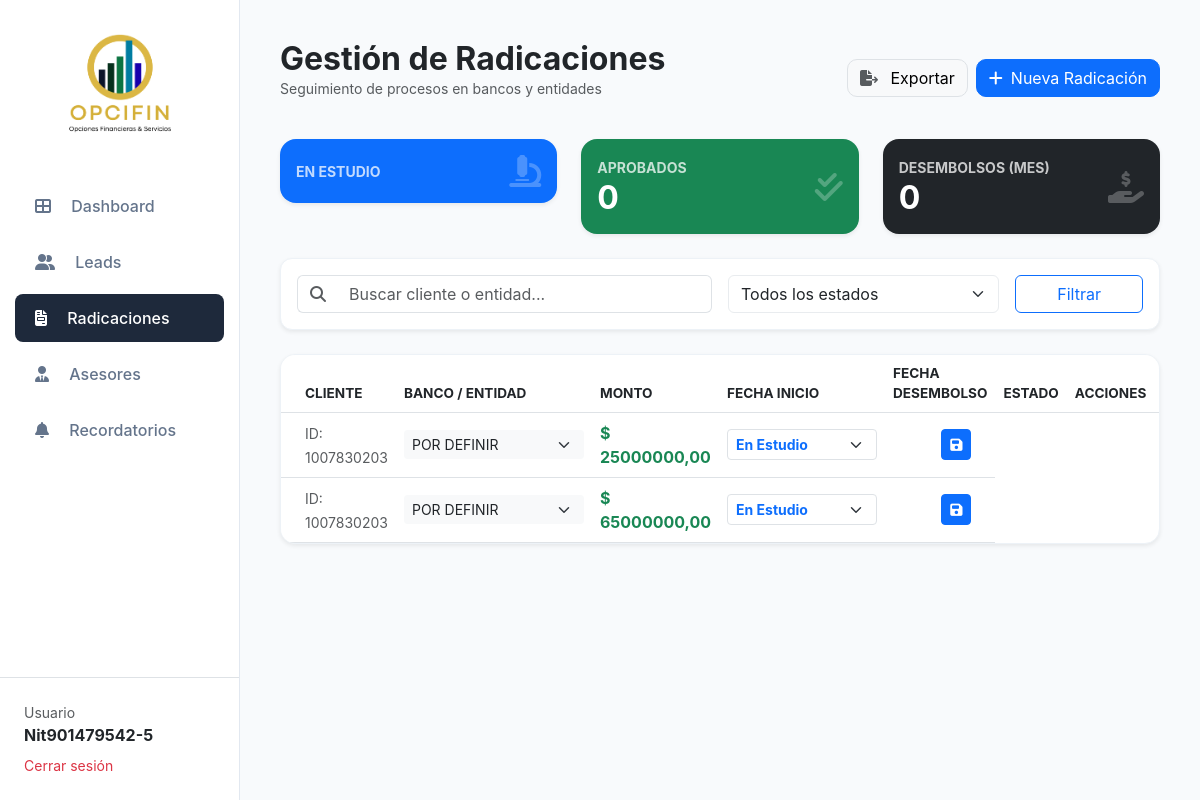
Screenshot of /dashboard/radicaciones/ (signed in) with the database file from the repository.
### gestion_financiera/models.py (models this page shows, shortened)
class Radicacion(models.Model):
    ESTADO_PROCESO_CHOICES = [
        ('DOCUMENTACION', 'Documentación'),
        ('RADICADO', 'Radicado'),
        ('ESTUDIO', 'En Estudio'),
        ('APROBADO', 'Aprobado'),
        ('DESEMBOLSADO', 'Desembolsado'),
        ('RECHAZADO', 'Rechazado'),
        ('DEVUELTO', 'Devuelto'),
    ]
    cliente = models.ForeignKey(Cliente, on_delete=models.CASCADE, related_name='radicaciones')
    entidad = models.ForeignKey(EntidadConvenio, on_delete=models.SET_NULL, null=True, blank=True)
    monto_solicitado = models.DecimalField(max_digits=12, decimal_places=2, default=0)
    monto_desembolsado = models.DecimalField(max_digits=12, decimal_places=2, default=0, blank=True)
    asesor_asignado = models.ForeignKey(User, on_delete=models.SET_NULL, null=True, related_name='radicaciones_gestion')
    estado_proceso = models.CharField(max_length=20, choices=ESTADO_PROCESO_CHOICES, default='DOCUMENTACION')
    fecha_inicio = models.DateTimeField(auto_now_add=True)
    fecha_desembolso = models.DateField(null=True, blank=True)
    diagnostico_riesgo = models.TextField(blank=True)

class Cliente(models.Model):
    PERFIL_CHOICES = [
        ('PENSIONADO', 'Pensionado'),
        ('DOCENTE', 'Docente'),
        ('FUERZA_PUBLICA', 'Fuerza Pública'),
        ('PUBLICO', 'Empleado Público'),
        ('PRIVADO', 'Empleado Privado'),
        ('OTRO', 'Otro / Independiente')
    ]
    nombre = models.CharField(max_length=200)
    documento_identidad = models.CharField(max_length=50, unique=True)
    email = models.EmailField(verbose_name="Correo Electrónico", null=True, blank=True)
    telefono = models.CharField(max_length=15, verbose_name="Número de Teléfono", null=True, blank=False)
    perfil_laboral = models.CharField(max_length=20, choices=PERFIL_CHOICES)
    score_datacredito = models.IntegerField(default=0)
    tiene_embargos = models.BooleanField(default=False)
    tiene_reportes_negativos = models.BooleanField(default=False)
    agente_asignado = models.ForeignKey(User, on_delete=models.SET_NULL, null=True, blank=True, related_name='clientes_gestion')
    fecha_creacion = models.DateTimeField(auto_now_add=True)

### gestion_financiera/views.py (the view)
# urls.py: path('dashboard/radicaciones/', views.radicaciones_list, name='radicaciones_list'),
@login_required
def radicaciones_list(request):
    rads = Radicacion.objects.all().order_by('-fecha_inicio')
    return render(request, 'dashboard/radicaciones_list.html', {'radicaciones': rads})

### web_opcifin/templates/dashboard/radicaciones_list.html (shortened to what this page needs)
{% extends 'dashboard/main.html' %}
{% load static %}
{% block content %}
<div class="container-fluid p-0">
    <div class="d-flex justify-content-between align-items-center mb-4">
        <div>
            <h2 class="fw-bold mb-0">Gestión de Radicaciones</h2>
            <p class="text-muted small">Seguimiento de procesos en bancos y entidades</p>
        </div>
        <div class="d-flex gap-2">
            <button class="btn btn-light border" style="border-radius: 10px;">
                <i class="fas fa-file-export me-2 text-muted"></i> Exportar
            </button>
            <a href="{% url 'leads_list' %}" class="btn btn-primary" style="border-radius: 10px; display: inline-flex; align-items: center;">
                <i class="fas fa-plus me-2"></i> Nueva Radicación
            </a>
        </div>
    </div>
    <div class="row g-4 mb-4">
        <div class="col-md-4">
            <div class="card stat-card border-0 shadow-sm p-3 bg-primary text-white">
                <div class="d-flex justify-content-between align-items-center">
                    <div>
                        <small class="text-uppercase fw-bold opacity-75">En Estudio</small>
                    </div>
                    <i class="fas fa-microscope fa-2x opacity-25"></i>
                </div>
            </div>
        </div>
        <div class="col-md-4">
            <div class="card stat-card border-0 shadow-sm p-3 bg-success text-white">
                <div class="d-flex justify-content-between align-items-center">
                    <div>
                        <small class="text-uppercase fw-bold opacity-75">Aprobados</small>
                        <h2 class="fw-bold mb-0">{{ radicaciones_aprobadas_count|default:"0" }}</h2>
                    </div>
                    <i class="fas fa-check-double fa-2x opacity-25"></i>
                </div>
            </div>
        </div>
        <div class="col-md-4">
            <div class="card stat-card border-0 shadow-sm p-3 bg-dark text-white">
                <div class="d-flex justify-content-between align-items-center">
                    <div>
                        <small class="text-uppercase fw-bold opacity-75">Desembolsos (Mes)</small>
                        <h2 class="fw-bold mb-0">{{ radicaciones_mes_count|default:"0" }}</h2>
                    </div>
                    <i class="fas fa-hand-holding-usd fa-2x opacity-25"></i>
                </div>
            </div>
        </div>
    </div>
    <div class="filter-card p-3 mb-4 shadow-sm">
        <div class="row g-3">
            <div class="col-md-6">
                <div class="input-group">
                    <span class="input-group-text bg-white border-end-0"><i class="fas fa-search text-muted"></i></span>
                    <input type="text" class="form-control border-start-0" placeholder="Buscar cliente o entidad...">
                </div>
            </div>
            <div class="col-md-4">
                <select class="form-select border-light-subtle">
                    <option selected>Todos los estados</option>
                </select>
            </div>
            <div class="col-md-2">
                <button class="btn btn-outline-primary w-100">Filtrar</button>
            </div>
        </div>
    </div>
    <div class="table-container shadow-sm">
        <div class="table-responsive">
            <table class="table table-hover align-middle mb-0">
                <thead class="bg-light">
                    <tr>
                        <th class="ps-4" style="font-size: 0.85rem;">CLIENTE</th>
                        <th style="font-size: 0.85rem;">BANCO / ENTIDAD</th>
                        <th style="font-size: 0.85rem;">MONTO</th>
                        <th style="font-size: 0.85rem;">FECHA INICIO</th>
                        <th style="font-size: 0.85rem;">FECHA DESEMBOLSO</th>
                        <th style="font-size: 0.85rem;">ESTADO</th>
                        <th class="text-end pe-4" style="font-size: 0.85rem;">ACCIONES</th>
                    </tr>
                </thead>
                <tbody>
                    {% for rad in radicaciones %}
<tr>
    <td class="ps-4">
        <small class="text-muted">ID: {{ rad.cliente.documento_identidad }}</small>
    </td>
                    <td>
                        <select class="form-select form-select-sm border-0 bg-light" style="width: 180px;">
                            <option selected>POR DEFINIR</option>
                        </select>
                    </td>
                    <td class="fw-bold text-success">$ {{ rad.monto_solicitado }}</td>
                    <td>
                        <select class="form-select form-select-sm fw-bold
                            {% if rad.estado_proceso == 'APROBADO' %}text-success
                            {% elif rad.estado_proceso == 'RECHAZADO' %}text-danger
                            {% else %}text-primary{% endif %}" style="width: 150px;">
                            <option value="ESTUDIO" {% if rad.estado_proceso == 'ESTUDIO' %}selected{% endif %}>En Estudio</option>
                        </select>
                    </td>
                    <td class="text-end pe-4">
                        <button class="btn btn-sm btn-primary">
                            <i class="fas fa-save"></i>
                        </button>
                    </td>
                </tr>
                    {% endfor %}
                </tbody>
            </table>
        </div>
    </div>
</div>
{% endblock %}

### web_opcifin/templates/dashboard/main.html (shortened to what this page needs)
{% load static %}
<!DOCTYPE html>
<html lang="es">
<head>
    <link href="https://cdn.jsdelivr.net/npm/bootstrap@5.3.0/dist/css/bootstrap.min.css" rel="stylesheet">
    <link rel="stylesheet" href="https://cdnjs.cloudflare.com/ajax/libs/font-awesome/6.4.0/css/all.min.css">
</head>
<body>
    <div class="sidebar d-flex flex-column">
        <div class="p-4 text-center">
            <img src="{% static 'img/logo_opcifin_3.png' %}" alt="OPCIFIN" width="130">
        </div>
        <ul class="nav flex-column mb-auto" style="list-style: none; padding: 0;">
            <li><a href="{% url 'dashboard_moderno' %}" class="nav-link {% if request.resolver_match.url_name == 'dashboard_moderno' %}active{% endif %}"><i class="fas fa-th-large me-3"></i> Dashboard</a></li>
            <li><a href="{% url 'leads_list' %}" class="nav-link {% if request.resolver_match.url_name == 'leads_list' %}active{% endif %}"><i class="fas fa-user-friends me-3"></i> Leads</a></li>
            <li><a href="{% url 'radicaciones_list' %}" class="nav-link {% if request.resolver_match.url_name == 'radicaciones_list' %}active{% endif %}"><i class="fas fa-file-invoice me-3"></i> Radicaciones</a></li>
            <li><a href="{% url 'asesores_list' %}" class="nav-link {% if request.resolver_match.url_name == 'asesores_list' %}active{% endif %}"><i class="fas fa-user-tie me-3"></i> Asesores</a></li>
            <li><a href="{% url 'recordatorios' %}" class="nav-link {% if request.resolver_match.url_name == 'recordatorios' %}active{% endif %}"><i class="fas fa-bell me-3"></i> Recordatorios</a></li>
        </ul>
        <div class="p-4 border-top">
            <small class="text-muted d-block">Usuario</small>
            <strong class="text-dark">{{ user.username }}</strong>
            <a href="{% url 'logout' %}" class="d-block text-danger small mt-2 text-decoration-none">Cerrar sesión</a>
        </div>
    </div>
    <div class="main-content">
        {% block content %}{% endblock %}
    </div>
</body>
</html>

### web_opcifin/templates/dashboard/main.html (style rules this page uses)
:root { --opcifin-blue: #0d6efd; --purple-crm: #6f42c1; --dark-sidebar: #1e293b; }
body { background-color: #f8fafc; font-family: 'Inter', sans-serif; }
.sidebar { height: 100vh; background: white; border-right: 1px solid #e2e8f0; position: fixed; width: 240px; z-index: 1000; }
.nav-link { color: #64748b; font-weight: 500; padding: 12px 20px; border-radius: 8px; margin: 4px 15px; transition: 0.3s; text-decoration: none; display: block; }
.nav-link.active { background: #1e293b; color: white !important; }
.main-content { margin-left: 240px; padding: 40px; }

### web_opcifin/templates/dashboard/radicaciones_list.html (style rules this page uses)
.filter-card { border-radius: 12px; background: #fff; border: 1px solid #edf2f7; }
.stat-card { border-radius: 16px; transition: transform 0.3s ease; }
.table-container { border-radius: 15px; overflow: hidden; background: white; border: 1px solid #edf2f7; }

### rows the page displays
Radicacion: cliente.documento_identidad "1007830203", monto_solicitado "25000000,00", estado_proceso "En Estudio"
Radicacion: cliente.documento_identidad "1007830203", monto_solicitado "65000000,00", estado_proceso "En Estudio"

### other values shown
{{ user.username }} "Nit901479542-5"
{{ radicaciones_aprobadas_count|default:"0" }} "0"
{{ radicaciones_mes_count|default:"0" }} "0"
